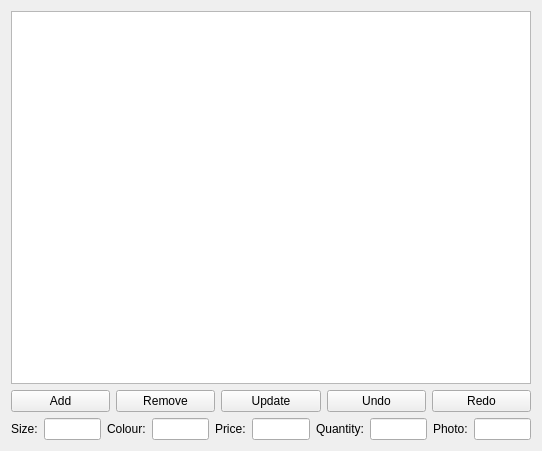
<?xml version="1.0" encoding="UTF-8"?>
<ui version="4.0">
 <class>AdministratorWindow</class>
 <widget class="QWidget" name="AdministratorWindow">
  <property name="geometry">
   <rect>
    <x>0</x>
    <y>0</y>
    <width>542</width>
    <height>451</height>
   </rect>
  </property>
  <property name="windowTitle">
   <string>AdministratorWindow</string>
  </property>
  <layout class="QVBoxLayout" name="verticalLayout_2">
   <item>
    <widget class="QListWidget" name="coatTable"/>
   </item>
   <item>
    <layout class="QVBoxLayout" name="verticalLayout">
     <item>
      <layout class="QHBoxLayout" name="horizontalLayout">
       <item>
        <widget class="QPushButton" name="addButton">
         <property name="text">
          <string>Add</string>
         </property>
        </widget>
       </item>
       <item>
        <widget class="QPushButton" name="removeButton">
         <property name="text">
          <string>Remove</string>
         </property>
        </widget>
       </item>
       <item>
        <widget class="QPushButton" name="updateButton">
         <property name="text">
          <string>Update</string>
         </property>
        </widget>
       </item>
       <item>
        <widget class="QPushButton" name="undoButton">
         <property name="text">
          <string>Undo</string>
         </property>
        </widget>
       </item>
       <item>
        <widget class="QPushButton" name="redoButton">
         <property name="text">
          <string>Redo</string>
         </property>
        </widget>
       </item>
      </layout>
     </item>
     <item>
      <layout class="QHBoxLayout" name="horizontalLayout_2">
       <item>
        <widget class="QLabel" name="label">
         <property name="text">
          <string>Size:</string>
         </property>
        </widget>
       </item>
       <item>
        <widget class="QLineEdit" name="sizeEdit"/>
       </item>
       <item>
        <widget class="QLabel" name="label_2">
         <property name="text">
          <string>Colour:</string>
         </property>
        </widget>
       </item>
       <item>
        <widget class="QLineEdit" name="colourEdit"/>
       </item>
       <item>
        <widget class="QLabel" name="label_3">
         <property name="text">
          <string>Price:</string>
         </property>
        </widget>
       </item>
       <item>
        <widget class="QLineEdit" name="priceEdit"/>
       </item>
       <item>
        <widget class="QLabel" name="label_4">
         <property name="text">
          <string>Quantity:</string>
         </property>
        </widget>
       </item>
       <item>
        <widget class="QLineEdit" name="quantityEdit"/>
       </item>
       <item>
        <widget class="QLabel" name="label_5">
         <property name="text">
          <string>Photo:</string>
         </property>
        </widget>
       </item>
       <item>
        <widget class="QLineEdit" name="photoEdit"/>
       </item>
      </layout>
     </item>
    </layout>
   </item>
  </layout>
 </widget>
 <resources/>
 <connections/>
</ui>
